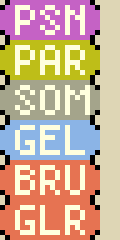
#> input picture images/graphics/battle_interface/gen4/status.png, 24 x 48 px, found by its file name (shown 5 times larger)
$ python vignettes_lot2.py
#> lines starting #> are read from the running program, lines starting #| are printed output that depends on the picture
### outils/graphismes/pnglike.py
"""Lecture/écriture de PNG indexés en conservant tous les chunks de l'original
(IHDR, PLTE, tRNS...) : seuls les pixels (IDAT) changent. Plus vignettes avant/après."""
import struct, zlib
import numpy as np
from PIL import Image, ImageDraw

def chunks(p):
    d = open(p, 'rb').read(); assert d[:8] == b'\x89PNG\r\n\x1a\n'
    i = 8; out = []
    while i < len(d):
        n, = struct.unpack('>I', d[i:i+4]); t = d[i+4:i+8]
        out.append((t, d[i+8:i+8+n])); i += 12 + n
    return out

# [5 lines left out: function info, not called in this run]

def load(p):
    im = Image.open(p); assert im.mode == 'P', p
#> in load, im is the input picture: PIL image 24x48 P; mean R, G, B 201.7, 172.7, 150.2
    return np.array(im)
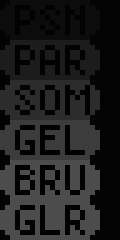
#> returned value: shape (48, 24) (shown 5 times larger); min 2, max 76, mean 29.4

def palette(p):
    c = dict((t, b) for t, b in chunks(p) if t != b'IDAT')
#> the loop in chunks, `while i < len(d):` made 4 passes
#> (n, i) on passes 1 to 4: (13, 33), (768, 813), (247, 1072), (0, 1084)
#> after the loop in chunks, `while i < len(d):`: i = 1084; out = 4 items
#> c = 3 items
#> the loop in chunks (call 2), `while i < len(d):` made 4 passes
    pl = c[b'PLTE']; return [tuple(pl[3*k:3*k+3]) for k in range(len(pl)//3)]

def _chunk(t, b):
    return struct.pack('>I', len(b)) + t + b + struct.pack('>I', zlib.crc32(t + b) & 0xffffffff)

# [24 lines left out: function save_like, not called in this run]

def rgb(arr, pal):
    pal = list(pal) + [(255, 0, 255)] * (256 - len(pal))
#> pal = 256 items, first 6: (0, 0, 0), (0, 0, 0), (255, 255, 222), (222, 214, 181), (0, 0, 0), (0, 0, 0)
    P = np.array(pal, np.uint8)
#> P = 256 rows, first 8: [0, 0, 0], [0, 0, 0], [255, 255, 222], [222, 214, 181], [0, 0, 0], [0, 0, 0], [0, 0, 0], [0, 0, 0]
    return Image.fromarray(P[np.asarray(arr)], 'RGB')

def vignette(before, after, pal_before, pal_after, out, scale=3):
    """EN à gauche, FR à droite, agrandis, séparés par une bande magenta (format des vignettes existantes)."""
    a = rgb(before, pal_before); b = rgb(after, pal_after)
    w, h = a.size; W = w * scale; H = h * scale
#> after `w, h = a.size`: w = 24; h = 48
#> after `W = w * scale`: W = 72
#> after `H = h * scale`: H = 144
    c = Image.new('RGB', (2 * W + 12, H + 14), (0, 0, 0))
#> c: PIL image 156x158 RGB; every value is 0
    c.paste(a.resize((W, H), Image.NEAREST), (0, 14))
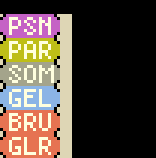
#> c: PIL image 156x158 RGB; mean R, G, B 84.8, 72.6, 63.2
    c.paste(b.resize((W, H), Image.NEAREST), (W + 12, 14))
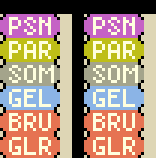
#> c: PIL image 156x158 RGB; mean R, G, B 169.7, 145.3, 126.4
    d = ImageDraw.Draw(c)
    d.rectangle([W + 2, 0, W + 9, H + 13], fill=(255, 0, 255))
    d.text((2, 1), 'EN', fill=(255, 255, 255)); d.text((W + 14, 1), 'FR', fill=(255, 255, 255))
    c.save(out)
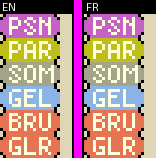
#> saved as graphics__battle_interface__status.png: PIL image 156x158 RGB; mean R, G, B 183.4, 146, 140.2

### outils/graphismes/vignettes_lot2.py
"""Vignettes avant/après (×3) du 2e lot d'images (rapport/images/)."""
import sys, os
sys.path.insert(0, os.path.dirname(os.path.abspath(__file__)))
from pnglike import *; from dexgfx import load_tiles, read_bin, compose
from spr1d import get
import numpy as np
U = 'build/upstream_orig/'; I = 'images/'; R = 'rapport/images/'
def name(p): return R + p.replace('/', '__') + ('' if p.endswith('.png') else '.png')
def jasc(p):
    L = open(p).read().split('\n')[3:]; return [tuple(int(v) for v in l.split()) for l in L if l.strip()]
def simple(p):
    vignette(load(U + p), load(I + p), palette(U + p), palette(I + p), name(p))
def screen(png_b, bin_b, png_a, bin_a, pal, cols=32, crop=None):
    _, tb = load_tiles(png_b); _, ta = load_tiles(png_a)
    B = compose(tb, read_bin(bin_b), cols); A = compose(ta, read_bin(bin_a), cols)
    if crop: y0, y1, x0, x1 = crop; B = B[y0:y1, x0:x1]; A = A[y0:y1, x0:x1]
    return B, A
for p in ['graphics/battle_interface/status.png', 'graphics/battle_interface/status2.png', 'graphics/battle_interface/status3.png',
          'graphics/battle_interface/status4.png', 'graphics/summary_screen/tiles.png', 'graphics/summary_screen/iv_ev_tiles.png',
          'graphics/battle_interface/move_info_window_l.png', 'graphics/battle_interface/move_info_window_r.png',
          'graphics/link/321start_static.png', 'graphics/roulette/credit.png', 'graphics/roulette/window.png',
          'graphics/voltorb_flip/Raw/gameboard.png', 'graphics/misc/japanese_hof.png', 'graphics/misc/japanese_hof_hns.png',
          'graphics/misc/hall_of_fame.png', 'graphics/pokenav/region_map/zoom_tiles.png', 'graphics/contest/japanese/letters.png',
          'graphics/contest/japanese/numbers.png', 'graphics/contest/japanese/interface.png', 'graphics/contest/japanese/voltage.png',
          'graphics/intro_frlg/game_freak/presents.png', 'graphics/pokedex/hgss/tileset_menu2.png',
          'graphics/pokedex/hgss/tileset_menu3.png']:
    simple(p)
#> pass 2 of the loop `for p in ['graphics/battle_interface/status.png', 'graphics/battle_int..`:
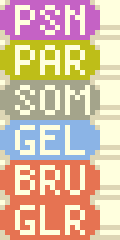
#> input picture images/graphics/battle_interface/gen4/status2.png, 24 x 48 px, found by its file name (shown 5 times larger)
#> in load, im is the input picture: PIL image 24x48 P; mean R, G, B 215.4, 187.1, 163.3
#> in load (call 3), `return np.array(im)`:
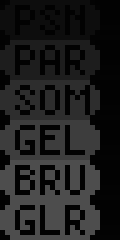
#> returned value: shape (48, 24) (shown 5 times larger); min 2, max 77, mean 29.8
#> in vignette (call 2), `c.save(out)`:
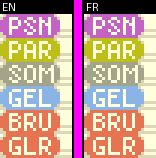
#> saved as graphics__battle_interface__status2.png: PIL image 156x158 RGB; mean R, G, B 195, 158.1, 151.2
#> (the run stopped early here; a loop or call above may not have finished)
